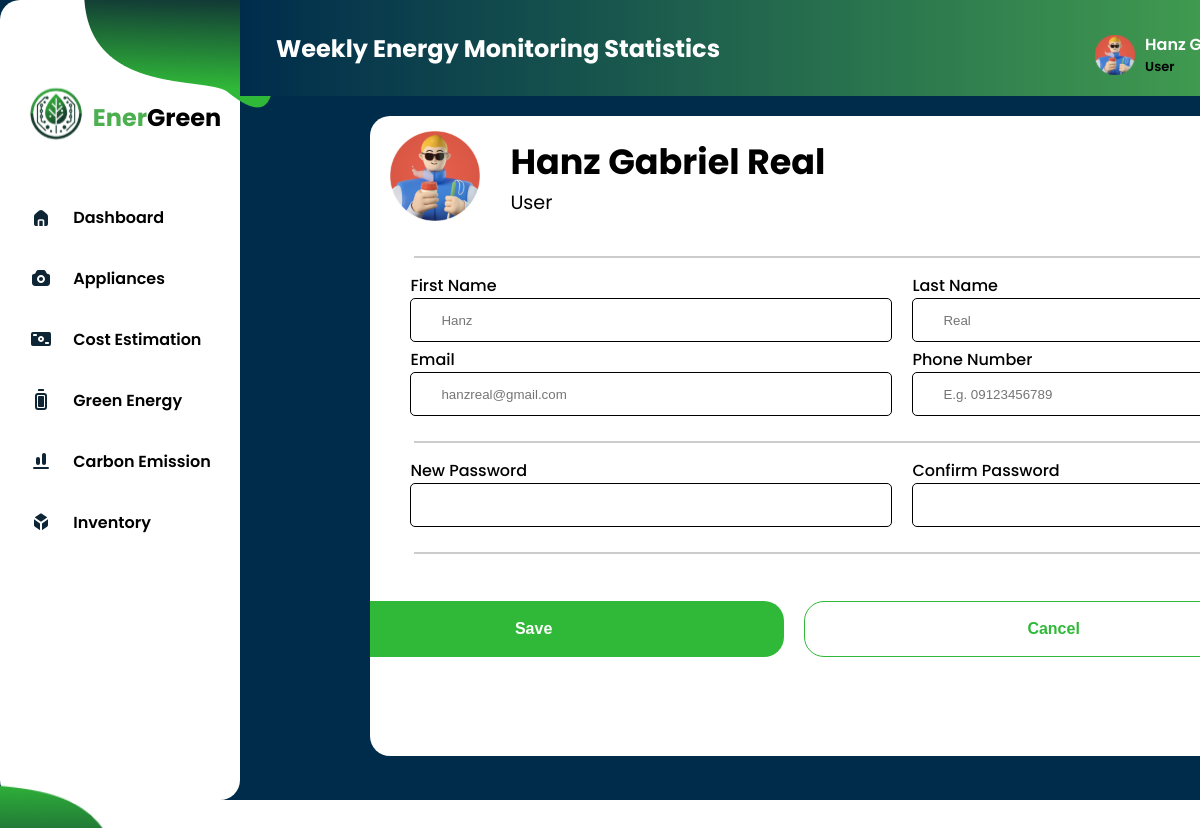
Page /Settings (signed in) on the committed database.
### tables this page shows
CREATE TABLE user (
  id INTEGER NOT NULL PRIMARY KEY,
  email TEXT NOT NULL UNIQUE,
  fullname TEXT NOT NULL,
  password TEXT DEFAULT NULL,
  phoneno TEXT DEFAULT NULL,
  hasSetup INTEGER DEFAULT 0
);

### app.py (the view)
@app.route('/Settings')
def Settings():
    user_record = db.find_user(table=user_table,email=session.get('email'))
    return render_template('Settings.html',fullname=session.get('name'),email=session.get('email'),user_record=user_record) if not session.get('name') == None else redirect(url_for('landing'))

### app.py (called while the page is built)
@app.after_request
def after_request(response):
    response.headers['Cache-Control'] = 'no-cache,no-store,must-revalidate'
    response.headers['Pragma'] = 'no-cache'
    return response

### dbhelper.py (called while the page is built)
    def getdb_connection(self):
        connection = connect(self.database)
        return connection

    def getprocess(self,sql:str):
        connection = self.getdb_connection()
        cursor = connection.cursor()
        cursor.execute(sql)
        cursor.row_factory = Row
        data:list = cursor.fetchall()  # Convert rows to dictionaries
        cursor.close()
        connection.close()
        return data

    def find_user(self,email:str, table:str):
        sql:str = f"SELECT * FROM {table} WHERE `email` = '{email}'"
        return self.getprocess(sql)

### templates/Settings.html (shortened to what this page needs)
{% extends 'UserDashboardTemplate.html' %}
{% block content %}
<link rel="stylesheet" href="{{url_for('static', filename='css/SettingStyles.css')}}">
<div class="settings-container">
    <div class="user-settings">
        <div id="settings-section">
            <div class="settings-status">
                <img src="{{ url_for('static',filename='images/svg/profilenako.svg') }}" alt="">
                <div class="user-info">
                    <span id="settings-name">{{ fullname }}</span>
                    <p>User</p>
                </div>
            </div>
        </div>
        <hr>
        <form id="settings-form" action="/updateuser/{{ email }}" method="POST">
            <div class="fname-mname">
                <div class="input-group">
                    <label for="fname-input">First Name</label>
                    <div class="input-icon">
                        <input type="text" id="fname-input" name="firstname" placeholder="{{ user_record[0]['fullname'].split(' ')[0]}}">
                    </div>
                </div>
                <div class="input-group">
                    <label for="lname-input">Last Name</label>
                    <div class="input-icon">
                        <input type="text" id="lname-input" name="lastname" placeholder="{{ user_record[0]['fullname'].split(' ')[-1] }}">
                    </div>
                </div>
            </div>
            <div class="fname-mname">
                <div class="input-group">
                    <label for="uname-input">Email</label>
                    <div class="input-icon">
                        <input type="text" id="uname-input" name="email" placeholder="{{ user_record[0]['email'] }}">
                    </div>
                </div>
                <div class="input-group">
                    <label for="phone-input">Phone Number</label>
                    <div class="input-icon">
                        {% if not user_record[0]['phoneno'] == None  %}
                            <input type="text" id="phone-input" name="phoneno" placeholder="{{ user_record[0]['phoneno'] }}">
                        {% else %}
                        <input type="text" id="phone-input" name="phoneno" placeholder="E.g. 09123456789">
                        {% endif %}
                    </div>
                </div>
            </div>
            <hr>
            <div class="fname-mname">
                <div class="input-group">
                    <label for="new-password">New Password</label>
                    <div class="input-icon">
                        <input type="password" id="new-password" name="password" placeholder="">
                    </div>
                </div>
                <div class="input-group">
                    <label for="confirm-password">Confirm Password</label>
                    <div class="input-icon">
                        <input type="password" id="confirm-password" name="confirmpassword" placeholder="">
                    </div>
                </div>
            </div>
            <hr>
            <div class="save-cancelbtn">
                <div class="save">
                    <button type="submit">Save</button>
                </div>
                <div class="cancel">
                    <button type="button" onclick="clearForm()">Cancel</button>
                </div>
            </div>
        </form>
    </div>
</div>
{% endblock %}

### static/css/UserDashboardStyles.css (style rules this page uses)
body { padding: 0; margin: 0; box-sizing: border-box; overflow: hidden; }

### static/css/SettingStyles.css (style rules this page uses)
.settings-container { width: 100%; height: auto; background-color: transparent; display: flex; align-items: center; justify-content: center; margin: 20px; }
.user-settings { display: flex; width: 80%; height: 80vh; background-color: #ffff; border-radius: 20px; overflow: hidden; flex-direction: column; }
#settings-section img { width: 90px; height: 90px; }
#settings-section { display: flex; flex-direction: row; justify-content: space-between; height: 10vh; width: 100%; gap: 20px; background-color: #ffff; margin: 20px; }
.settings-status { display: flex; align-items: center; gap: 30px; }
.settings-status img { width: 30px; height: 30px; }
.user-info { display: flex; flex-direction: column; justify-content: center; }
#settings-name { font-weight: bold; margin: 0; font-size: 35px; }
.settings-status p { margin: 0; font-size: 1.2em; }
hr { border: 1px solid #ccc; width: 90%; margin-top: 20px; margin-bottom: 15px; }
.fname-mname { width: 100%; display: flex; gap: 20px; flex-direction: row; margin: 0 40px; }
.input-group, .addressinput-group, .confirminput-group { display: flex; flex-direction: column; }
.input-group, .addressinput-group, .confirminput-group label { margin-bottom: 5px; font-weight: 500; }
.input-group input { width: 52.5vh; height: 5vh; border-radius: 5px; border: 1px solid black; }
.save-cancelbtn { display: flex; flex-direction: row; justify-content: center; gap: 20px; margin-right: 2.3em; }
.save-cancelbtn button { padding: 12px 25px; margin-top: 2em; width: 500px; height: 7vh; border-radius: 20px; font-size: 16px; font-weight: 600; cursor:pointer; }
.save button { background-color: #30B938; color: #ffff; border: none; }
.cancel button { background-color: #ffff; color: #30B938; border: 1px solid #30B938; }
.input-icon input { padding-left: 30px; }
.input-icon { position: relative; }
.input-icon input { padding-left: 30px; padding-right: 30px; }

### rows in the picture
user: fullname "Hanz Gabriel Real", firstname "Hanz", lastname "Real", email "hanzreal@gmail.com"

### other values in the picture
{{ fullname }} "Hanz…"
